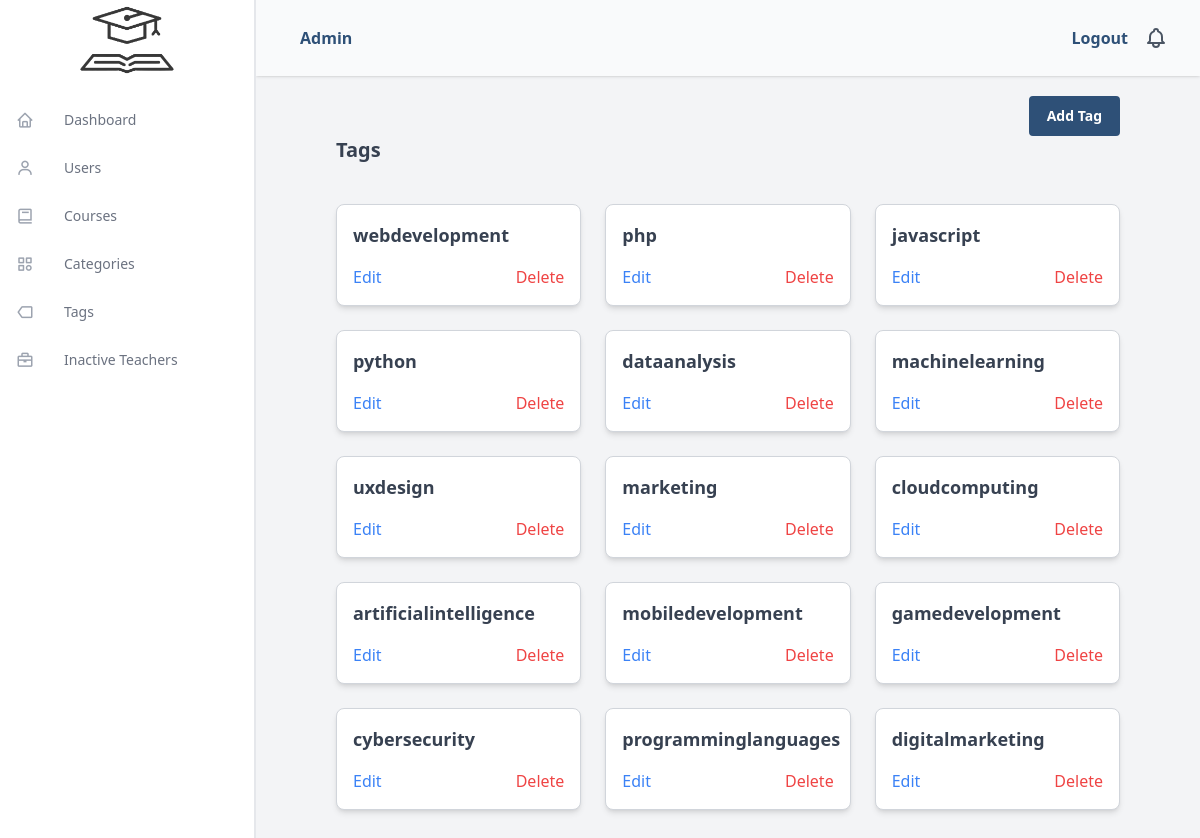
/admin/tags (signed in), run on the app's committed database.
### tables this page shows
CREATE TABLE `tags` (
  `tag_id` int NOT NULL,
  `tag_name` varchar(50) NOT NULL
);

### core/BaseController.php (called while the page is built, shortened)
<?php
class BaseController
{
    public function render($view, $data = [])
    {
        extract($data);
        include __DIR__ . '/../app/views/' . $view . '.php';
    }
}

### app/controllers/AdminController.php (called while the page is built, shortened)
<?php
require_once(__DIR__ . '/../models/Tag.php');
class AdminController extends BaseController
{
    private $TagModel;
    public function __construct()
    {
        $this->TagModel = new Tag();
    }
    public function tags()
    {
        $tags = $this->TagModel->getAllTags();
        $csrf_token = $_SESSION['csrf_token'];
        $this->render('/admin/tags', ['tags' => $tags, 'csrf_token' => $csrf_token]);
    }
}

### public/index.php (called while the page is built, shortened)
<?php
require_once ('../core/BaseController.php');
require_once '../core/Router.php';
require_once '../app/controllers/AdminController.php';
$router = new Router();
$router->dispatch($_SERVER['REQUEST_URI'], $_SERVER['REQUEST_METHOD']);

### app/config/db.php (called while the page is built, shortened)
<?php
class Db {
    public function __construct()
    {
        try {
            $this->conn = new PDO("mysql:host=localhost;dbname=youdemy_database", "root", "");
          } catch(PDOException $e) {
            echo "Connection failed: " . $e->getMessage();
          }
    }
}

### app/models/Tag.php (called while the page is built, shortened)
<?php
require_once(__DIR__ . '/../config/db.php');
class Tag extends Db
{
    public function getAllTags()
    {
        $result = $this->conn->prepare("SELECT * FROM tags ORDER BY tag_id");
        $result->execute();
        $tags = $result->fetchAll(PDO::FETCH_ASSOC);
        return $tags;
    }
}
?>

### app/views/admin/tags.php (the view, shortened to what this page needs)
<!DOCTYPE html>
<html lang="en">
<head>
    <link rel="stylesheet" href="https://unpkg.com/boxicons@2.0.7/css/boxicons.min.css" />
    <script src="https://cdn.tailwindcss.com"></script>
</head>
<body>
    <div class="flex">
        <?php include(__DIR__ . '/../partials/header.php'); ?>
        <div class="flex flex-col flex-1 lg:ml-64">
            <?php include(__DIR__ . '/../partials/sidebar.php'); ?>
            <main class="flex-1 bg-gray-100 min-h-screen overflow-y-auto py-24 px-20">
                <button onclick="openModal('add')" class="px-4 py-2 text-sm font-bold text-white bg-[#2E5077] border-2 border-[#2E5077] rounded transition hover:bg-transparent hover:text-[#2E5077] float-right">
                    Add Tag
                </button>
                <h1 class="text-xl font-bold text-gray-700 my-10">Tags</h1>
                <div class="grid grid-cols-1 sm:grid-cols-2 lg:grid-cols-3 gap-6 mt-5">
                    <?php foreach ($tags as $tag): ?>
                        <div class="bg-white border border-gray-300 rounded-lg shadow-md p-4">
                            <h3 class="text-lg font-semibold text-gray-700 mb-4">
                                <?php echo htmlspecialchars($tag['tag_name']); ?>
                            </h3>
                            <div class="flex justify-between">
                                <button onclick="openModal('edit', '<?php echo $tag['tag_id']; ?>', '<?php echo htmlspecialchars($tag['tag_name']); ?>')" class="text-blue-500 hover:underline">
                                    Edit
                                </button>
                                <form action="/admin/deleteTag/<?php echo $tag['tag_id']; ?>" method="POST" onsubmit="return confirm('Are you sure you want to delete this tag?');">
                                    <button type="submit" class="text-red-500 hover:underline">Delete</button>
                                </form>
                            </div>
                        </div>
                    <?php endforeach; ?>
                </div>
            </main>
        </div>
    </div>
</body>
</html>

### core/Router.php (shortened to what this page needs)
<?php
class Router
{
    private $routes = [
        'GET' => [],
        'POST' => [],
    ];
    public function add($method, $route, $callback)
    {
        $method = strtoupper($method);
        $route = preg_replace('/\{[a-zA-Z0-9_]+\}/', '([a-zA-Z0-9_]+)', $route);
        $this->routes[$method][$route] = $callback;
    }
    public function dispatch($uri, $method)
    {
        $uri = parse_url($uri, PHP_URL_PATH);
        $method = strtoupper($method);
        foreach ($this->routes[$method] as $route => $callback) {
            if (preg_match('#^' . $route . '$#', $uri, $matches)) {
                array_shift($matches);
                if (is_array($callback)) {
                    $controller = new $callback[0]();
                    $method = $callback[1];
                    return call_user_func_array([$controller, $method], $matches);
                }
                return call_user_func_array($callback, $matches);
            }
        }
    }
}

### data on the page
tags: tag_name "webdevelopment"
tags: tag_name "php"
tags: tag_name "javascript"
tags: tag_name "python"
tags: tag_name "dataanalysis"
tags: tag_name "machinelearning"
tags: tag_name "uxdesign"
tags: tag_name "marketing"
tags: tag_name "cloudcomputing"
tags: tag_name "artificialintelligence"
tags: tag_name "mobiledevelopment"
tags: tag_name "gamedevelopment"
tags: tag_name "cybersecurity"
tags: tag_name "programminglanguages"
tags: tag_name "digitalmarketing"
